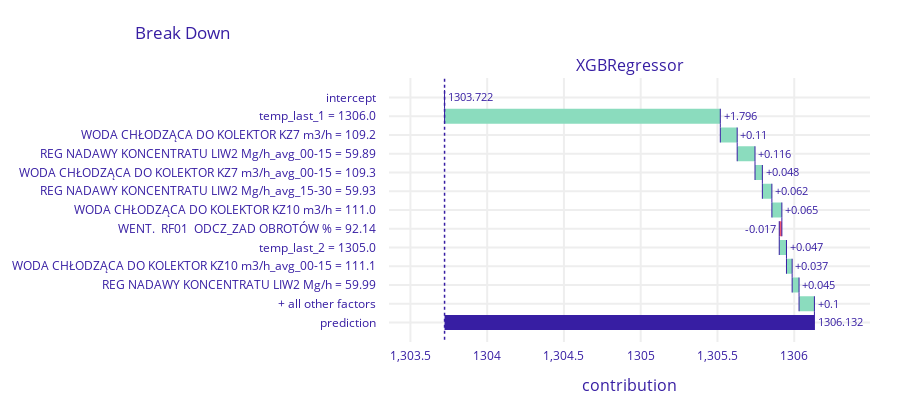
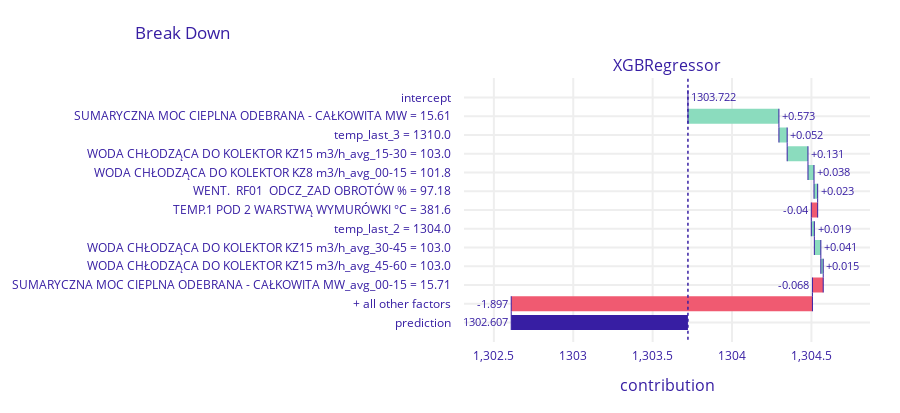
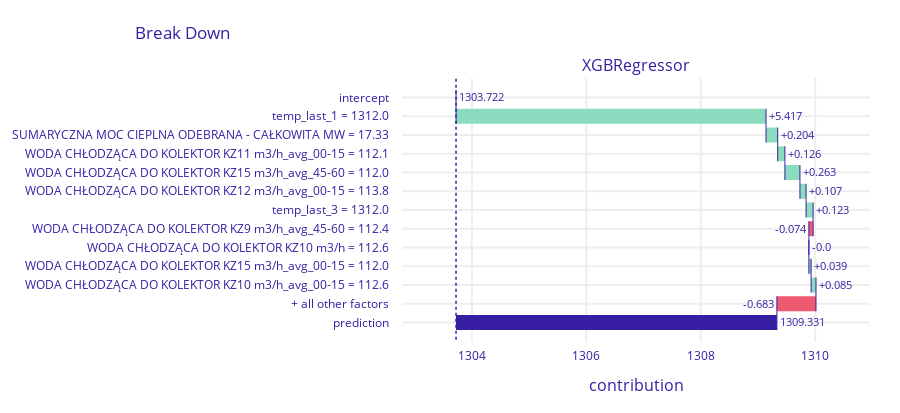
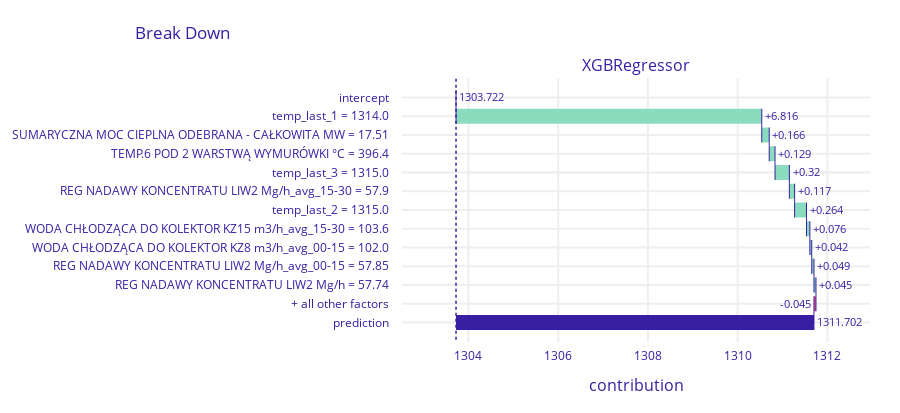

Here is the notebook cell these charts were saved with, in order:
### Code cell
for i in range(5):
    break_down = explainer.predict_parts(df[df.index.minute == 0].sample().drop(columns=['temp_zuz']), type='break_down')
    break_down.plot()

### Figure 1 — Plotly figure (JSON) as saved in the notebook; plotly's stock layout.template omitted (floating-point values rounded to 4 significant figures)
{"data": [{"base": 1304.0, "connector": {"line": {"color": "#371ea3", "dash": "solid", "width": 1}, "mode": "spanning"}, "decreasing": {"marker": {"color": "#f05a71"}}, "hoverinfo": "text+delta", "hoverlabel": {"bgcolor": "rgba(0,0,0,0.8)"}, "hovertext": ["Average response: 1303.722<br>Prediction: 1306.132", "temp_last_1 = 1306.0<br>increases average response by", "WODA CHŁODZĄCA DO KOLEKTOR KZ7 m3/h = 109.2<br>increases average response by", "REG NADAWY KONCENTRATU LIW2 Mg/h_avg_00-15 = 59.89<br>increases average response by", "WODA CHŁODZĄCA DO KOLEKTOR KZ7 m3/h_avg_00-15 = 109.3<br>increases average response by", "REG NADAWY KONCENTRATU LIW2 Mg/h_avg_15-30 = 59.93<br>increases average response by", "WODA CHŁODZĄCA DO KOLEKTOR KZ10 m3/h = 111.0<br>increases average response by", "WENT.  RF01  ODCZ_ZAD OBROTÓW % = 92.14<br>decreases average response by", "temp_last_2 = 1305.0<br>increases average response by", "WODA CHŁODZĄCA DO KOLEKTOR KZ10 m3/h_avg_00-15 = 111.1<br>increases average response by", "REG NADAWY KONCENTRATU LIW2 Mg/h = 59.99<br>increases average response by", "+ all other factors<br>increases average response by", "Average response: 1303.722<br>Prediction: 1306.132"], "increasing": {"marker": {"color": "#8bdcbe"}}, "measure": ["relative", "relative", "relative", "relative", "relative", "relative", "relative", "relative", "relative", "relative", "relative", "relative", "total"], "orientation": "h", "showlegend": false, "text": ["1303.722", "+1.796", "+0.11", "+0.116", "+0.048", "+0.062", "+0.065", "-0.017", "+0.047", "+0.037", "+0.045", "+0.1", "1306.132"], "textposition": "outside", "totals": {"marker": {"color": "#371ea3"}}, "type": "waterfall", "x": [0, 1.796, 0.11, 0.116, 0.048, 0.062, 0.065, -0.017, 0.047, 0.037, 0.045, 0.1, 2.409], "xaxis": "x", "y": ["intercept", "temp_last_1 = 1306.0", "WODA CHŁODZĄCA DO KOLEKTOR KZ7 m3/h = 109.2", "REG NADAWY KONCENTRATU LIW2 Mg/h_avg_00-15 = 59.89", "WODA CHŁODZĄCA DO KOLEKTOR KZ7 m3/h_avg_00-15 = 109.3", "REG NADAWY KONCENTRATU LIW2 Mg/h_avg_15-30 = 59.93", "WODA CHŁODZĄCA DO KOLEKTOR KZ10 m3/h = 111.0", "WENT.  RF01  ODCZ_ZAD OBROTÓW % = 92.14", "temp_last_2 = 1305.0", "WODA CHŁODZĄCA DO KOLEKTOR KZ10 m3/h_avg_00-15 = 111.1", "REG NADAWY KONCENTRATU LIW2 Mg/h = 59.99", "+ all other factors", "prediction"], "yaxis": "y"}], "layout": {"annotations": [{"font": {"size": 16}, "showarrow": false, "text": "XGBRegressor", "x": 0.5, "xanchor": "center", "xref": "paper", "y": 1, "yanchor": "bottom", "yref": "paper"}, {"font": {"size": 16}, "showarrow": false, "text": "contribution", "x": 0.5, "xanchor": "center", "xref": "paper", "y": 0, "yanchor": "top", "yref": "paper", "yshift": -30}], "font": {"color": "#371ea3"}, "height": 413, "margin": {"b": 71, "r": 30, "t": 78}, "shapes": [{"line": {"color": "#371ea3", "dash": "dot", "width": 1.5}, "type": "line", "x0": 1304.0, "x1": 1304.0, "xref": "x", "y0": -1, "y1": 13, "yref": "y"}], "title": {"text": "Break Down", "x": 0.15}, "xaxis": {"anchor": "y", "automargin": true, "domain": [0, 1], "fixedrange": true, "gridwidth": 2, "range": [1303.0, 1306.0], "tickcolor": "white", "ticklen": 3, "ticks": "outside", "type": "linear", "zeroline": false}, "yaxis": {"anchor": "x", "automargin": true, "autorange": "reversed", "domain": [0, 1], "fixedrange": true, "gridwidth": 2, "tickcolor": "white", "ticklen": 10, "ticks": "outside", "type": "category"}}}

### Figure 2 — Plotly figure (JSON) as saved in the notebook; plotly's stock layout.template omitted (floating-point values rounded to 4 significant figures)
{"data": [{"base": 1304.0, "connector": {"line": {"color": "#371ea3", "dash": "solid", "width": 1}, "mode": "spanning"}, "decreasing": {"marker": {"color": "#f05a71"}}, "hoverinfo": "text+delta", "hoverlabel": {"bgcolor": "rgba(0,0,0,0.8)"}, "hovertext": ["Average response: 1303.722<br>Prediction: 1302.607", "SUMARYCZNA MOC CIEPLNA ODEBRANA - CAŁKOWITA MW = 15.61<br>increases average response by", "temp_last_3 = 1310.0<br>increases average response by", "WODA CHŁODZĄCA DO KOLEKTOR KZ15 m3/h_avg_15-30 = 103.0<br>increases average response by", "WODA CHŁODZĄCA DO KOLEKTOR KZ8 m3/h_avg_00-15 = 101.8<br>increases average response by", "WENT.  RF01  ODCZ_ZAD OBROTÓW % = 97.18<br>increases average response by", "TEMP.1 POD 2 WARSTWĄ WYMURÓWKI °C = 381.6<br>decreases average response by", "temp_last_2 = 1304.0<br>increases average response by", "WODA CHŁODZĄCA DO KOLEKTOR KZ15 m3/h_avg_30-45 = 103.0<br>increases average response by", "WODA CHŁODZĄCA DO KOLEKTOR KZ15 m3/h_avg_45-60 = 103.0<br>increases average response by", "SUMARYCZNA MOC CIEPLNA ODEBRANA - CAŁKOWITA MW_avg_00-15 = 15.71<br>decreases average response by", "+ all other factors<br>decreases average response by", "Average response: 1303.722<br>Prediction: 1302.607"], "increasing": {"marker": {"color": "#8bdcbe"}}, "measure": ["relative", "relative", "relative", "relative", "relative", "relative", "relative", "relative", "relative", "relative", "relative", "relative", "total"], "orientation": "h", "showlegend": false, "text": ["1303.722", "+0.573", "+0.052", "+0.131", "+0.038", "+0.023", "-0.04", "+0.019", "+0.041", "+0.015", "-0.068", "-1.897", "1302.607"], "textposition": "outside", "totals": {"marker": {"color": "#371ea3"}}, "type": "waterfall", "x": [0, 0.573, 0.052, 0.131, 0.038, 0.023, -0.04, 0.019, 0.041, 0.015, -0.068, -1.897, -1.115], "xaxis": "x", "y": ["intercept", "SUMARYCZNA MOC CIEPLNA ODEBRANA - CAŁKOWITA MW = 15.61", "temp_last_3 = 1310.0", "WODA CHŁODZĄCA DO KOLEKTOR KZ15 m3/h_avg_15-30 = 103.0", "WODA CHŁODZĄCA DO KOLEKTOR KZ8 m3/h_avg_00-15 = 101.8", "WENT.  RF01  ODCZ_ZAD OBROTÓW % = 97.18", "TEMP.1 POD 2 WARSTWĄ WYMURÓWKI °C = 381.6", "temp_last_2 = 1304.0", "WODA CHŁODZĄCA DO KOLEKTOR KZ15 m3/h_avg_30-45 = 103.0", "WODA CHŁODZĄCA DO KOLEKTOR KZ15 m3/h_avg_45-60 = 103.0", "SUMARYCZNA MOC CIEPLNA ODEBRANA - CAŁKOWITA MW_avg_00-15 = 15.71", "+ all other factors", "prediction"], "yaxis": "y"}], "layout": {"annotations": [{"font": {"size": 16}, "showarrow": false, "text": "XGBRegressor", "x": 0.5, "xanchor": "center", "xref": "paper", "y": 1, "yanchor": "bottom", "yref": "paper"}, {"font": {"size": 16}, "showarrow": false, "text": "contribution", "x": 0.5, "xanchor": "center", "xref": "paper", "y": 0, "yanchor": "top", "yref": "paper", "yshift": -30}], "font": {"color": "#371ea3"}, "height": 413, "margin": {"b": 71, "r": 30, "t": 78}, "shapes": [{"line": {"color": "#371ea3", "dash": "dot", "width": 1.5}, "type": "line", "x0": 1304.0, "x1": 1304.0, "xref": "x", "y0": -1, "y1": 13, "yref": "y"}], "title": {"text": "Break Down", "x": 0.15}, "xaxis": {"anchor": "y", "automargin": true, "domain": [0, 1], "fixedrange": true, "gridwidth": 2, "range": [1302.0, 1305.0], "tickcolor": "white", "ticklen": 3, "ticks": "outside", "type": "linear", "zeroline": false}, "yaxis": {"anchor": "x", "automargin": true, "autorange": "reversed", "domain": [0, 1], "fixedrange": true, "gridwidth": 2, "tickcolor": "white", "ticklen": 10, "ticks": "outside", "type": "category"}}}

### Figure 3 — Plotly figure (JSON) as saved in the notebook; plotly's stock layout.template omitted (floating-point values rounded to 4 significant figures)
{"data": [{"base": 1304.0, "connector": {"line": {"color": "#371ea3", "dash": "solid", "width": 1}, "mode": "spanning"}, "decreasing": {"marker": {"color": "#f05a71"}}, "hoverinfo": "text+delta", "hoverlabel": {"bgcolor": "rgba(0,0,0,0.8)"}, "hovertext": ["Average response: 1303.722<br>Prediction: 1309.331", "temp_last_1 = 1312.0<br>increases average response by", "SUMARYCZNA MOC CIEPLNA ODEBRANA - CAŁKOWITA MW = 17.33<br>increases average response by", "WODA CHŁODZĄCA DO KOLEKTOR KZ11 m3/h_avg_00-15 = 112.1<br>increases average response by", "WODA CHŁODZĄCA DO KOLEKTOR KZ15 m3/h_avg_45-60 = 112.0<br>increases average response by", "WODA CHŁODZĄCA DO KOLEKTOR KZ12 m3/h_avg_00-15 = 113.8<br>increases average response by", "temp_last_3 = 1312.0<br>increases average response by", "WODA CHŁODZĄCA DO KOLEKTOR KZ9 m3/h_avg_45-60 = 112.4<br>decreases average response by", "WODA CHŁODZĄCA DO KOLEKTOR KZ10 m3/h = 112.6<br>decreases average response by", "WODA CHŁODZĄCA DO KOLEKTOR KZ15 m3/h_avg_00-15 = 112.0<br>increases average response by", "WODA CHŁODZĄCA DO KOLEKTOR KZ10 m3/h_avg_00-15 = 112.6<br>increases average response by", "+ all other factors<br>decreases average response by", "Average response: 1303.722<br>Prediction: 1309.331"], "increasing": {"marker": {"color": "#8bdcbe"}}, "measure": ["relative", "relative", "relative", "relative", "relative", "relative", "relative", "relative", "relative", "relative", "relative", "relative", "total"], "orientation": "h", "showlegend": false, "text": ["1303.722", "+5.417", "+0.204", "+0.126", "+0.263", "+0.107", "+0.123", "-0.074", "-0.0", "+0.039", "+0.085", "-0.683", "1309.331"], "textposition": "outside", "totals": {"marker": {"color": "#371ea3"}}, "type": "waterfall", "x": [0, 5.417, 0.204, 0.126, 0.263, 0.107, 0.123, -0.074, 0, 0.039, 0.085, -0.683, 5.609], "xaxis": "x", "y": ["intercept", "temp_last_1 = 1312.0", "SUMARYCZNA MOC CIEPLNA ODEBRANA - CAŁKOWITA MW = 17.33", "WODA CHŁODZĄCA DO KOLEKTOR KZ11 m3/h_avg_00-15 = 112.1", "WODA CHŁODZĄCA DO KOLEKTOR KZ15 m3/h_avg_45-60 = 112.0", "WODA CHŁODZĄCA DO KOLEKTOR KZ12 m3/h_avg_00-15 = 113.8", "temp_last_3 = 1312.0", "WODA CHŁODZĄCA DO KOLEKTOR KZ9 m3/h_avg_45-60 = 112.4", "WODA CHŁODZĄCA DO KOLEKTOR KZ10 m3/h = 112.6", "WODA CHŁODZĄCA DO KOLEKTOR KZ15 m3/h_avg_00-15 = 112.0", "WODA CHŁODZĄCA DO KOLEKTOR KZ10 m3/h_avg_00-15 = 112.6", "+ all other factors", "prediction"], "yaxis": "y"}], "layout": {"annotations": [{"font": {"size": 16}, "showarrow": false, "text": "XGBRegressor", "x": 0.5, "xanchor": "center", "xref": "paper", "y": 1, "yanchor": "bottom", "yref": "paper"}, {"font": {"size": 16}, "showarrow": false, "text": "contribution", "x": 0.5, "xanchor": "center", "xref": "paper", "y": 0, "yanchor": "top", "yref": "paper", "yshift": -30}], "font": {"color": "#371ea3"}, "height": 413, "margin": {"b": 71, "r": 30, "t": 78}, "shapes": [{"line": {"color": "#371ea3", "dash": "dot", "width": 1.5}, "type": "line", "x0": 1304.0, "x1": 1304.0, "xref": "x", "y0": -1, "y1": 13, "yref": "y"}], "title": {"text": "Break Down", "x": 0.15}, "xaxis": {"anchor": "y", "automargin": true, "domain": [0, 1], "fixedrange": true, "gridwidth": 2, "range": [1303.0, 1311.0], "tickcolor": "white", "ticklen": 3, "ticks": "outside", "type": "linear", "zeroline": false}, "yaxis": {"anchor": "x", "automargin": true, "autorange": "reversed", "domain": [0, 1], "fixedrange": true, "gridwidth": 2, "tickcolor": "white", "ticklen": 10, "ticks": "outside", "type": "category"}}}

### Figure 4 — Plotly figure (JSON) as saved in the notebook; plotly's stock layout.template omitted (floating-point values rounded to 4 significant figures)
{"data": [{"base": 1304.0, "connector": {"line": {"color": "#371ea3", "dash": "solid", "width": 1}, "mode": "spanning"}, "decreasing": {"marker": {"color": "#f05a71"}}, "hoverinfo": "text+delta", "hoverlabel": {"bgcolor": "rgba(0,0,0,0.8)"}, "hovertext": ["Average response: 1303.722<br>Prediction: 1311.702", "temp_last_1 = 1314.0<br>increases average response by", "SUMARYCZNA MOC CIEPLNA ODEBRANA - CAŁKOWITA MW = 17.51<br>increases average response by", "TEMP.6 POD 2 WARSTWĄ WYMURÓWKI °C = 396.4<br>increases average response by", "temp_last_3 = 1315.0<br>increases average response by", "REG NADAWY KONCENTRATU LIW2 Mg/h_avg_15-30 = 57.9<br>increases average response by", "temp_last_2 = 1315.0<br>increases average response by", "WODA CHŁODZĄCA DO KOLEKTOR KZ15 m3/h_avg_15-30 = 103.6<br>increases average response by", "WODA CHŁODZĄCA DO KOLEKTOR KZ8 m3/h_avg_00-15 = 102.0<br>increases average response by", "REG NADAWY KONCENTRATU LIW2 Mg/h_avg_00-15 = 57.85<br>increases average response by", "REG NADAWY KONCENTRATU LIW2 Mg/h = 57.74<br>increases average response by", "+ all other factors<br>decreases average response by", "Average response: 1303.722<br>Prediction: 1311.702"], "increasing": {"marker": {"color": "#8bdcbe"}}, "measure": ["relative", "relative", "relative", "relative", "relative", "relative", "relative", "relative", "relative", "relative", "relative", "relative", "total"], "orientation": "h", "showlegend": false, "text": ["1303.722", "+6.816", "+0.166", "+0.129", "+0.32", "+0.117", "+0.264", "+0.076", "+0.042", "+0.049", "+0.045", "-0.045", "1311.702"], "textposition": "outside", "totals": {"marker": {"color": "#371ea3"}}, "type": "waterfall", "x": [0, 6.816, 0.166, 0.129, 0.32, 0.117, 0.264, 0.076, 0.042, 0.049, 0.045, -0.045, 7.979], "xaxis": "x", "y": ["intercept", "temp_last_1 = 1314.0", "SUMARYCZNA MOC CIEPLNA ODEBRANA - CAŁKOWITA MW = 17.51", "TEMP.6 POD 2 WARSTWĄ WYMURÓWKI °C = 396.4", "temp_last_3 = 1315.0", "REG NADAWY KONCENTRATU LIW2 Mg/h_avg_15-30 = 57.9", "temp_last_2 = 1315.0", "WODA CHŁODZĄCA DO KOLEKTOR KZ15 m3/h_avg_15-30 = 103.6", "WODA CHŁODZĄCA DO KOLEKTOR KZ8 m3/h_avg_00-15 = 102.0", "REG NADAWY KONCENTRATU LIW2 Mg/h_avg_00-15 = 57.85", "REG NADAWY KONCENTRATU LIW2 Mg/h = 57.74", "+ all other factors", "prediction"], "yaxis": "y"}], "layout": {"annotations": [{"font": {"size": 16}, "showarrow": false, "text": "XGBRegressor", "x": 0.5, "xanchor": "center", "xref": "paper", "y": 1, "yanchor": "bottom", "yref": "paper"}, {"font": {"size": 16}, "showarrow": false, "text": "contribution", "x": 0.5, "xanchor": "center", "xref": "paper", "y": 0, "yanchor": "top", "yref": "paper", "yshift": -30}], "font": {"color": "#371ea3"}, "height": 413, "margin": {"b": 71, "r": 30, "t": 78}, "shapes": [{"line": {"color": "#371ea3", "dash": "dot", "width": 1.5}, "type": "line", "x0": 1304.0, "x1": 1304.0, "xref": "x", "y0": -1, "y1": 13, "yref": "y"}], "title": {"text": "Break Down", "x": 0.15}, "xaxis": {"anchor": "y", "automargin": true, "domain": [0, 1], "fixedrange": true, "gridwidth": 2, "range": [1303.0, 1313.0], "tickcolor": "white", "ticklen": 3, "ticks": "outside", "type": "linear", "zeroline": false}, "yaxis": {"anchor": "x", "automargin": true, "autorange": "reversed", "domain": [0, 1], "fixedrange": true, "gridwidth": 2, "tickcolor": "white", "ticklen": 10, "ticks": "outside", "type": "category"}}}
